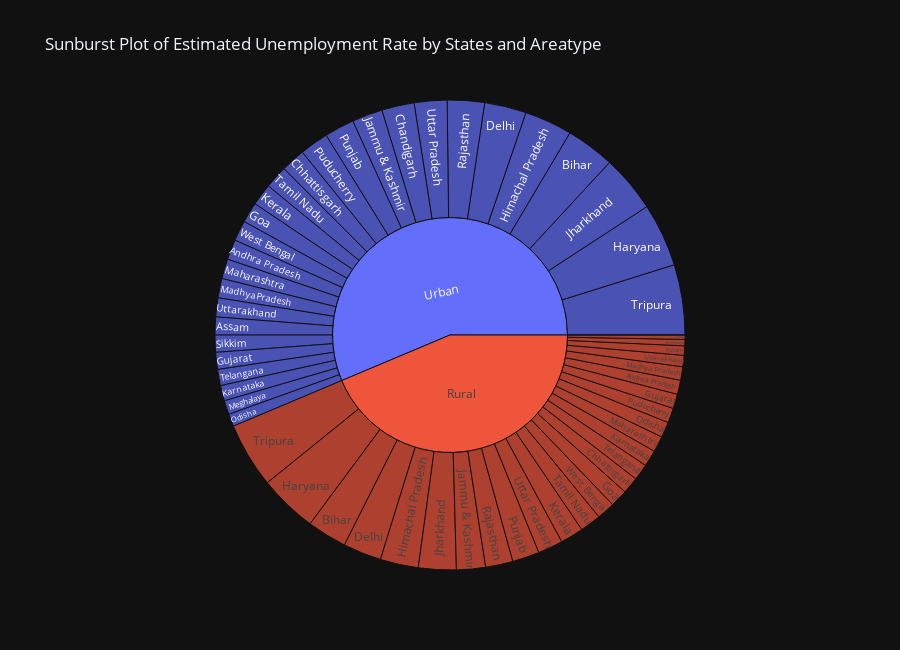

Notebook code for this chart:
### Markdown cell above
- *The data is evenly distributed among the Regions with the North dominating and suffering from high estimated Unemployement Rates*

### Code cell
# Create a Sunburst chart to show unemployment rate in each Areatype and state
fig = px.sunburst(df, 
                  path=[df.columns[7], df.columns[0]], 
                  values=df.columns[3],
                  title='Sunburst Plot of Estimated Unemployment Rate by States and Areatype',
                  height=650, 
                  template='plotly_dark')

# Display the chart
fig.show()

### Figure 1 — Plotly figure (JSON) as saved in the notebook; plotly's stock layout.template omitted (floating-point values rounded to 4 significant figures)
{"data": [{"branchvalues": "total", "domain": {"x": [0, 1], "y": [0, 1]}, "hovertemplate": "labels=%{label}<br>UERT=%{value}<br>parent=%{parent}<br>id=%{id}<extra></extra>", "ids": ["Rural/Andhra Pradesh", "Urban/Andhra Pradesh", "Rural/Assam", "Urban/Assam", "Rural/Bihar", "Urban/Bihar", "Rural/Chandigarh", "Urban/Chandigarh", "Rural/Chhattisgarh", "Urban/Chhattisgarh", "Rural/Delhi", "Urban/Delhi", "Rural/Goa", "Urban/Goa", "Rural/Gujarat", "Urban/Gujarat", "Rural/Haryana", "Urban/Haryana", "Rural/Himachal Pradesh", "Urban/Himachal Pradesh", "Rural/Jammu & Kashmir", "Urban/Jammu & Kashmir", "Rural/Jharkhand", "Urban/Jharkhand", "Rural/Karnataka", "Urban/Karnataka", "Rural/Kerala", "Urban/Kerala", "Rural/Madhya Pradesh", "Urban/Madhya Pradesh", "Rural/Maharashtra", "Urban/Maharashtra", "Rural/Meghalaya", "Urban/Meghalaya", "Rural/Odisha", "Urban/Odisha", "Rural/Puducherry", "Urban/Puducherry", "Rural/Punjab", "Urban/Punjab", "Rural/Rajasthan", "Urban/Rajasthan", "Rural/Sikkim", "Urban/Sikkim", "Rural/Tamil Nadu", "Urban/Tamil Nadu", "Rural/Telangana", "Urban/Telangana", "Rural/Tripura", "Urban/Tripura", "Rural/Uttar Pradesh", "Urban/Uttar Pradesh", "Rural/Uttarakhand", "Urban/Uttarakhand", "Rural/West Bengal", "Urban/West Bengal", "Rural", "Urban"], "labels": ["Andhra Pradesh", "Andhra Pradesh", "Assam", "Assam", "Bihar", "Bihar", "Chandigarh", "Chandigarh", "Chhattisgarh", "Chhattisgarh", "Delhi", "Delhi", "Goa", "Goa", "Gujarat", "Gujarat", "Haryana", "Haryana", "Himachal Pradesh", "Himachal Pradesh", "Jammu & Kashmir", "Jammu & Kashmir", "Jharkhand", "Jharkhand", "Karnataka", "Karnataka", "Kerala", "Kerala", "Madhya Pradesh", "Madhya Pradesh", "Maharashtra", "Maharashtra", "Meghalaya", "Meghalaya", "Odisha", "Odisha", "Puducherry", "Puducherry", "Punjab", "Punjab", "Rajasthan", "Rajasthan", "Sikkim", "Sikkim", "Tamil Nadu", "Tamil Nadu", "Telangana", "Telangana", "Tripura", "Tripura", "Uttar Pradesh", "Uttar Pradesh", "Uttarakhand", "Uttarakhand", "West Bengal", "West Bengal", "Rural", "Urban"], "name": "", "parents": ["Rural", "Urban", "Rural", "Urban", "Rural", "Urban", "Rural", "Urban", "Rural", "Urban", "Rural", "Urban", "Rural", "Urban", "Rural", "Urban", "Rural", "Urban", "Rural", "Urban", "Rural", "Urban", "Rural", "Urban", "Rural", "Urban", "Rural", "Urban", "Rural", "Urban", "Rural", "Urban", "Rural", "Urban", "Rural", "Urban", "Rural", "Urban", "Rural", "Urban", "Rural", "Urban", "Rural", "Urban", "Rural", "Urban", "Rural", "Urban", "Rural", "Urban", "Rural", "Urban", "Rural", "Urban", "Rural", "Urban", "", ""], "type": "sunburst", "values": [83.34, 118.3, 55.53, 105.7, 234.7, 288.0, 0, 191.9, 98.22, 143.6, 225.7, 246.5, 103.2, 121.2, 85.36, 100.4, 345.9, 374.6, 225.2, 281.9, 171.2, 180.7, 222.8, 337.2, 96.79, 90.77, 136.2, 129.1, 79.67, 114.0, 93.36, 117.1, 37.38, 82.86, 91.73, 73.81, 87.29, 169.7, 159.6, 176.1, 161.7, 219.4, 25.86, 101.0, 124.1, 135.6, 96.87, 95.44, 384.6, 414.7, 147.5, 193.4, 66.78, 112, 106.8, 120.8, 3747.0, 4836.0]}], "layout": {"height": 650, "legend": {"tracegroupgap": 0}, "title": {"text": "Sunburst Plot of Estimated Unemployment Rate by States and Areatype"}}}
